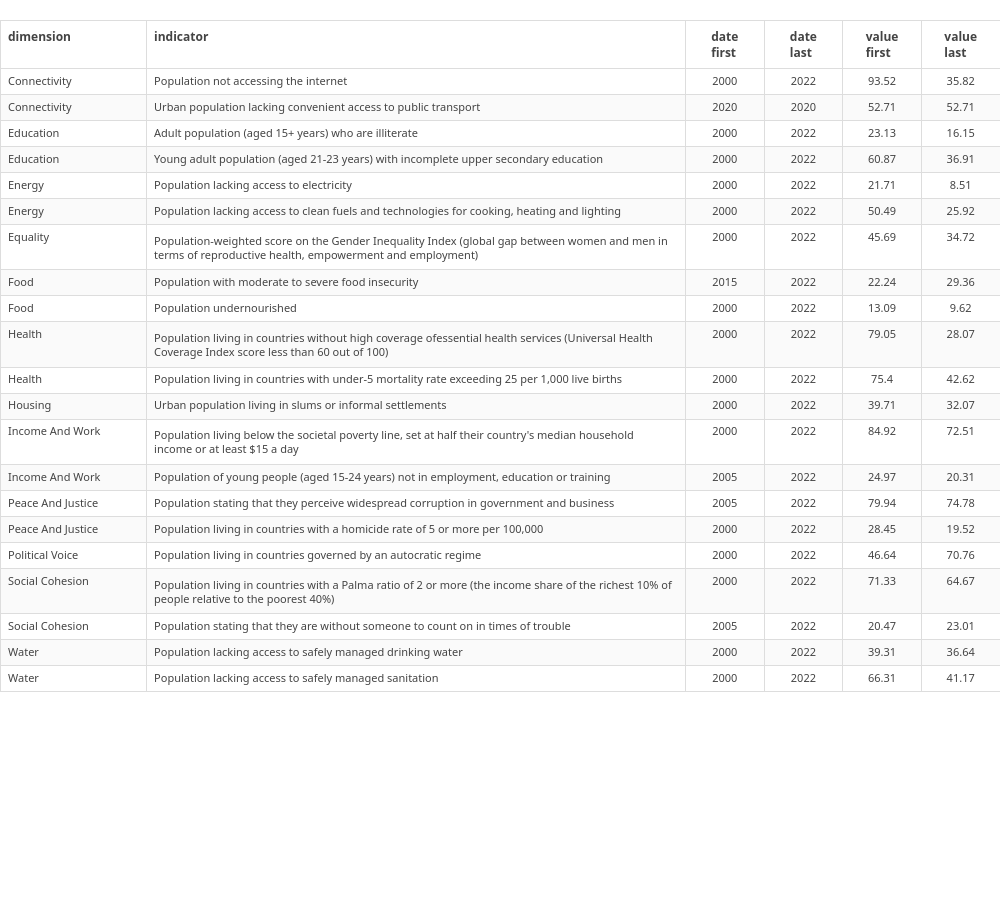

This figure's notebook cell:
### Markdown cell above
* Now, we can call the function with our table.
* And save the first output.

### Code cell
fig = create_plotly_table(final_table)
fig.show()
fig.write_image("outputs/1-soc-table.svg")

### Figure 1 — Plotly figure (JSON) as saved in the notebook; plotly's stock layout.template omitted (floating-point values rounded to 4 significant figures)
{"data": [{"cells": {"align": ["left", "left", "center", "center", "center", "center"], "fill": {"color": [["#ffffff", "#fafafa", "#ffffff", "#fafafa", "#ffffff", "#fafafa", "#ffffff", "#fafafa", "#ffffff", "#fafafa", "#ffffff", "#fafafa", "#ffffff", "#fafafa", "#ffffff", "#fafafa", "#ffffff", "#fafafa", "#ffffff", "#fafafa", "#ffffff"], ["#ffffff", "#fafafa", "#ffffff", "#fafafa", "#ffffff", "#fafafa", "#ffffff", "#fafafa", "#ffffff", "#fafafa", "#ffffff", "#fafafa", "#ffffff", "#fafafa", "#ffffff", "#fafafa", "#ffffff", "#fafafa", "#ffffff", "#fafafa", "#ffffff"], ["#ffffff", "#fafafa", "#ffffff", "#fafafa", "#ffffff", "#fafafa", "#ffffff", "#fafafa", "#ffffff", "#fafafa", "#ffffff", "#fafafa", "#ffffff", "#fafafa", "#ffffff", "#fafafa", "#ffffff", "#fafafa", "#ffffff", "#fafafa", "#ffffff"], ["#ffffff", "#fafafa", "#ffffff", "#fafafa", "#ffffff", "#fafafa", "#ffffff", "#fafafa", "#ffffff", "#fafafa", "#ffffff", "#fafafa", "#ffffff", "#fafafa", "#ffffff", "#fafafa", "#ffffff", "#fafafa", "#ffffff", "#fafafa", "#ffffff"], ["#ffffff", "#fafafa", "#ffffff", "#fafafa", "#ffffff", "#fafafa", "#ffffff", "#fafafa", "#ffffff", "#fafafa", "#ffffff", "#fafafa", "#ffffff", "#fafafa", "#ffffff", "#fafafa", "#ffffff", "#fafafa", "#ffffff", "#fafafa", "#ffffff"], ["#ffffff", "#fafafa", "#ffffff", "#fafafa", "#ffffff", "#fafafa", "#ffffff", "#fafafa", "#ffffff", "#fafafa", "#ffffff", "#fafafa", "#ffffff", "#fafafa", "#ffffff", "#fafafa", "#ffffff", "#fafafa", "#ffffff", "#fafafa", "#ffffff"]]}, "font": {"family": "Segoe UI, Arial", "size": 11}, "height": 26, "line": {"color": "#dddddd"}, "values": [["Connectivity", "Connectivity", "Education", "Education", "Energy", "Energy", "Equality", "Food", "Food", "Health", "Health", "Housing", "Income And Work", "Income And Work", "Peace And Justice", "Peace And Justice", "Political Voice", "Social Cohesion", "Social Cohesion", "Water", "Water"], ["Population not accessing the internet", "Urban population lacking convenient access to public transport", "Adult population (aged 15+ years) who are illiterate", "Young adult population (aged 21-23 years) with incomplete upper secondary education", "Population lacking access to electricity", "Population lacking access to clean fuels and technologies for cooking, heating and lighting", "Population-weighted score on the Gender Inequality Index (global gap between women and men in terms of reproductive health, empowerment and employment)", "Population with moderate to severe food insecurity", "Population undernourished", "Population living in countries without high coverage ofessential health services (Universal Health Coverage Index score less than 60 out of 100)", "Population living in countries with under-5 mortality rate exceeding 25 per 1,000 live births", "Urban population living in slums or informal settlements", "Population living below the societal poverty line, set at half their country's median household income or at least $15 a day", "Population of young people (aged 15-24 years) not in employment, education or training", "Population stating that they perceive widespread corruption in government and business", "Population living in countries with a homicide rate of 5 or more per 100,000", "Population living in countries governed by an autocratic regime", "Population living in countries with a Palma ratio of 2 or more (the income share of the richest 10% of people relative to the poorest 40%)", "Population stating that they are without someone to count on in times of trouble", "Population lacking access to safely managed drinking water", "Population lacking access to safely managed sanitation"], [2000, 2020, 2000, 2000, 2000, 2000, 2000, 2015, 2000, 2000, 2000, 2000, 2000, 2005, 2005, 2000, 2000, 2000, 2005, 2000, 2000], [2022, 2020, 2022, 2022, 2022, 2022, 2022, 2022, 2022, 2022, 2022, 2022, 2022, 2022, 2022, 2022, 2022, 2022, 2022, 2022, 2022], [93.52, 52.71, 23.13, 60.87, 21.71, 50.49, 45.69, 22.24, 13.09, 79.05, 75.4, 39.71, 84.92, 24.97, 79.94, 28.45, 46.64, 71.33, 20.47, 39.31, 66.31], [35.82, 52.71, 16.15, 36.91, 8.51, 25.92, 34.72, 29.36, 9.62, 28.07, 42.62, 32.07, 72.51, 20.31, 74.78, 19.52, 70.76, 64.67, 23.01, 36.64, 41.17]]}, "columnwidth": [130, 480, 70, 70, 70, 70], "header": {"align": ["left", "left", "center", "center", "center", "center"], "fill": {"color": "white"}, "font": {"family": "Segoe UI, Arial", "size": 12}, "height": 30, "line": {"color": "#dddddd"}, "values": ["<b>dimension</b>", "<b>indicator</b>", "<b>date<br>first</b>", "<b>date<br>last</b>", "<b>value<br>first</b>", "<b>value<br>last</b>"]}, "type": "table"}], "layout": {"height": 900, "margin": {"b": 0, "l": 0, "r": 0, "t": 20}, "width": 1000}}
